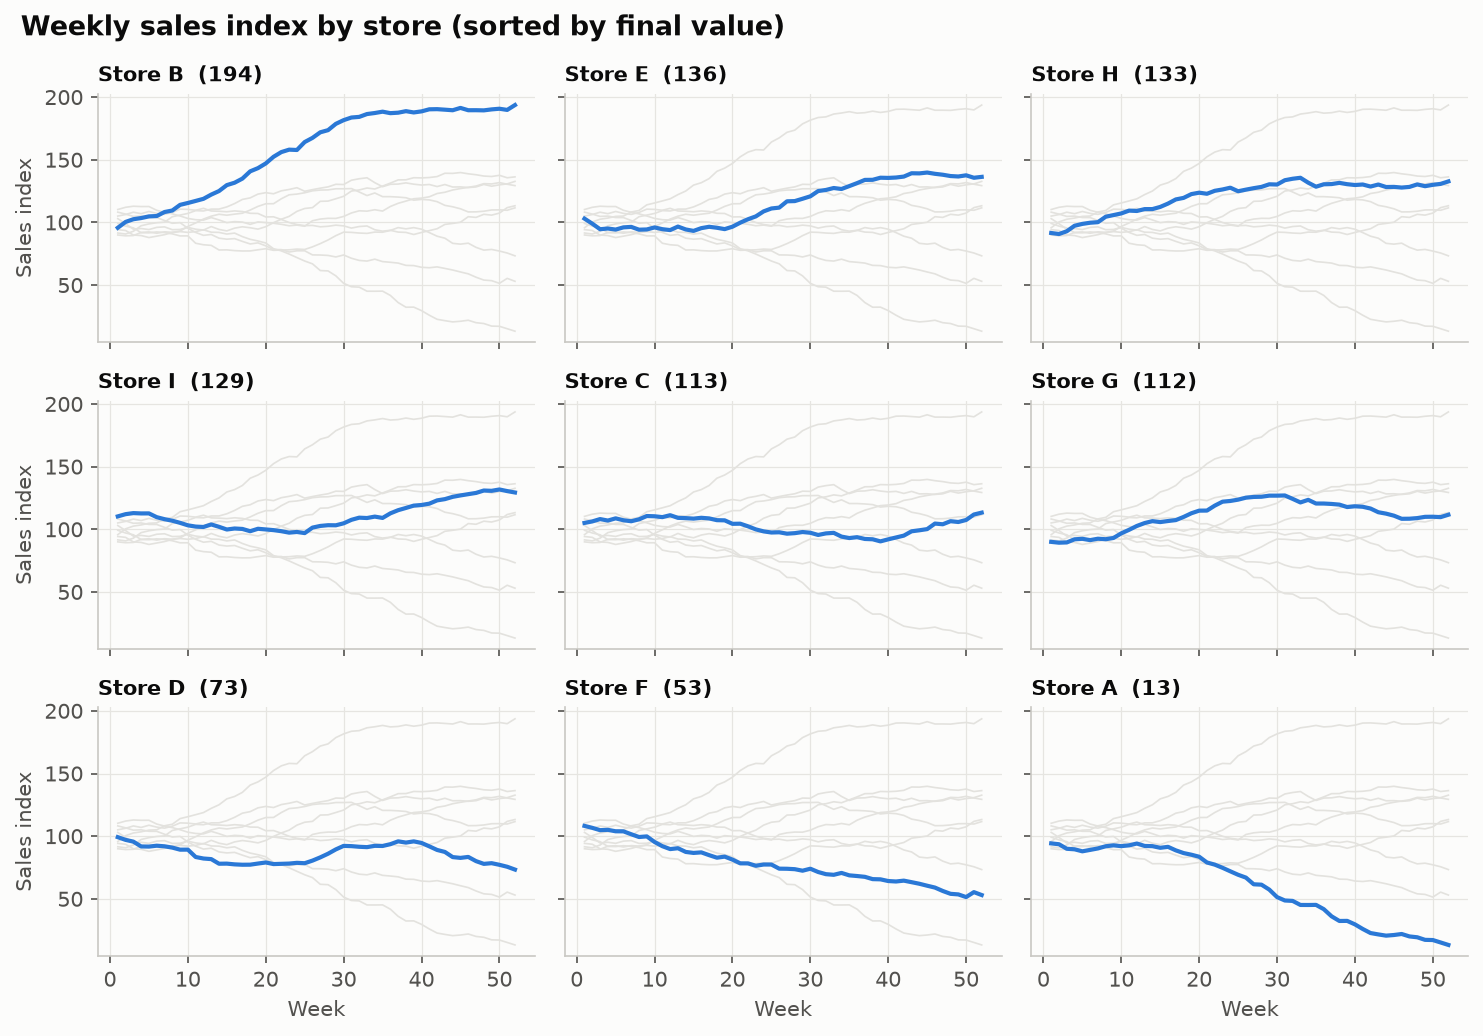

Write the Python code that produced this figure.
"""
Small Multiples (line)  -  family: Change over time

DESIGN PURPOSE
Repeats the same small chart, with the same axes and scale, once per series.
Each series gets its own panel, so comparison is about shape rather than
untangling colors.

WHEN TO USE
  - Compare trends across many groups (5–30)
  - Series overlap too much on a single chart
  - Pattern shape matters more than precise cross-series values

AVOID WHEN
  - Precise comparison of two series at the same time point is required
    (overlay them)
  - Panels would need different y-scales and readers would compare heights
    across panels

ALTERNATIVES
  - Highlighted line chart
  - Heatmap (time × group)

EXAMPLE
Weekly sales index for 9 stores over one year.

Run:  python small_multiples_line.py
      python small_multiples_line.py --real-data   (real dataset: plotly.express.data.gapminder() — Gapminder life expectancy, GDP and population 1952–2007, bundled with plotly)
"""
import sys
from pathlib import Path

import numpy as np
import pandas as pd
import matplotlib.pyplot as plt

# Library style: categorical colors in fixed order, recessive axes, hairline grid.
PALETTE = ["#2a78d6", "#eb6834", "#1baf7a", "#eda100",
           "#e87ba4", "#008300", "#6250d6", "#e34948"]
SEQ_CMAP = "Blues"      # sequential: one hue, light -> dark
DIV_CMAP = "RdBu_r"     # diverging: two opposite hues, neutral midpoint
GRAY = "#b8b7b1"        # de-emphasised marks
plt.rcParams.update({
    "figure.figsize": (8, 4.8), "figure.dpi": 110, "figure.facecolor": "#fcfcfb",
    "axes.facecolor": "#fcfcfb", "axes.edgecolor": "#c9c8c3", "axes.linewidth": 0.8,
    "axes.spines.top": False, "axes.spines.right": False,
    "axes.grid": True, "grid.color": "#e6e5e1", "grid.linewidth": 0.6, "axes.axisbelow": True,
    "axes.prop_cycle": plt.cycler(color=PALETTE),
    "axes.titlesize": 13, "axes.titleweight": "bold", "axes.titlelocation": "left",
    "axes.labelcolor": "#52514e", "xtick.color": "#52514e", "ytick.color": "#52514e",
    "text.color": "#0b0b0b", "font.size": 10, "lines.linewidth": 2,
    "legend.frameon": False,
})

# --- Example data ------------------------------------------------------------
rng = np.random.default_rng(8)
weeks = np.arange(1, 53)
stores = [f"Store {c}" for c in "ABCDEFGHI"]
df = pd.DataFrame({s: 100 + rng.normal(0, 0.8) * weeks + 10 * np.sin(weeks / 8 + rng.uniform(0, 6))
                   + rng.normal(0, 3, 52).cumsum() / 2 for s in stores}, index=weeks)
df = df[df.iloc[-1].sort_values(ascending=False).index]
labels = dict(x="Week", y="Sales index", title="Weekly sales index by store (sorted by final value)")
df.iloc[:5, :5]

REAL_DATA = "--real-data" in sys.argv
if REAL_DATA:  # plotly.express.data.gapminder() — Gapminder life expectancy, GDP and population 1952–2007, bundled with plotly
    import plotly.express as px
    countries = ["Japan", "Chile", "China", "Brazil", "India", "Iraq", "Rwanda", "South Africa", "Zimbabwe"]
    gm = px.data.gapminder().query("country in @countries")
    df = gm.pivot(index="year", columns="country", values="lifeExp").rename_axis(columns=None)
    df = df[df.iloc[-1].sort_values(ascending=False).index]
    labels = dict(x="Year", y="Life exp. (yrs)", title="Life expectancy 1952–2007 (sorted by 2007 value)")
    df.iloc[:5, :5]

# --- Plot --------------------------------------------------------------------
fig, axes = plt.subplots(3, 3, figsize=(10, 7), sharex=True, sharey=True)
for ax, col in zip(axes.flat, df.columns):
    for other in df.columns:
        ax.plot(df.index, df[other], color="#e3e2de", linewidth=0.8)
    ax.plot(df.index, df[col], color=PALETTE[0], linewidth=2)
    ax.set_title(f"{col}  ({df[col].iloc[-1]:.0f})", fontsize=10)
for ax in axes[-1]:
    ax.set_xlabel(labels["x"])
for ax in axes[:, 0]:
    ax.set_ylabel(labels["y"])
fig.suptitle(labels["title"], x=0.02, ha="left",
             fontweight="bold", fontsize=13)
fig.tight_layout()

# --- Save / show -------------------------------------------------------------
out = Path(__file__).with_name(Path(__file__).stem + ("_real" if REAL_DATA else "") + ".png")
fig.savefig(out, dpi=150, bbox_inches="tight")
print(f"saved {out}")
if "--no-show" not in sys.argv:
    plt.show()
